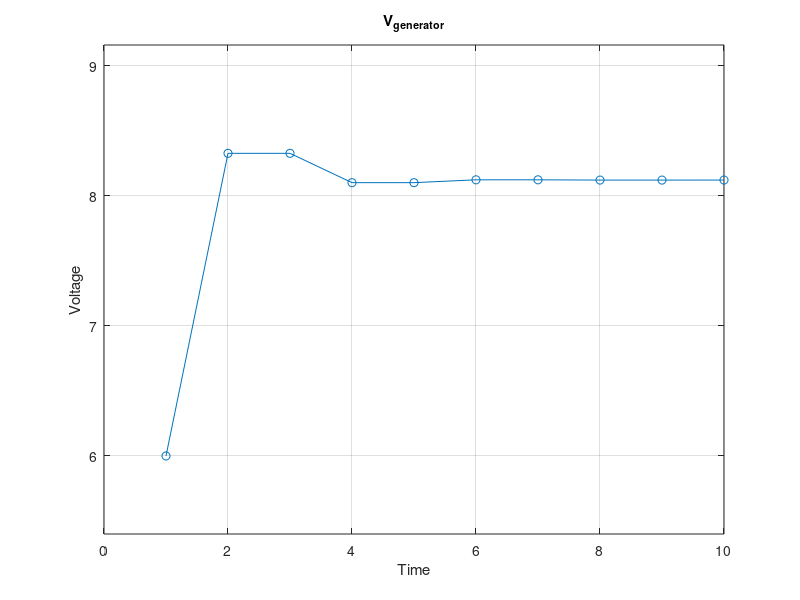
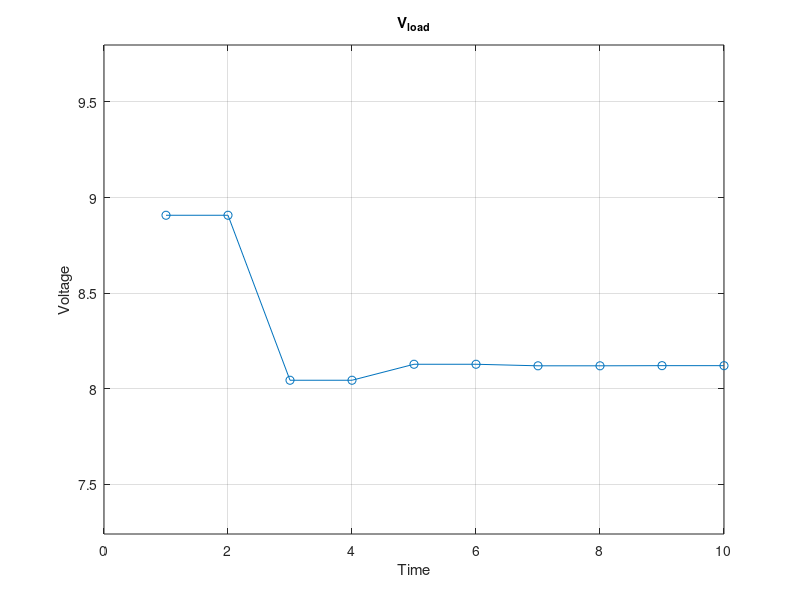

Reproduce these figures in MATLAB, in order.
%Bounce diagram
close all
clear all
format long g

zo = 75;    %characteristic impedance
rs = 50;    %source impedance
vs = 10;    %source voltage
rl = 216;   %load impedance

gi = (rs - zo)/(rs + zo);%generator gamma
gl = (rl - zo)/(rl + zo);%load gamma

vg = vs*zo/(zo+rs);     %total voltage at generator
vl = 0;                 %total voltage at load
vgr = vg;               %reflected from generator
vlr = 0;                %reflected from load

T = 10; %change according to timesteps needed
for t = 1:T
    if mod( t, 2 ) == 0
        %We are at generator side
        vgr = vlr * gi;
        vg = vg + vgr + vlr
    else
        %We are at load side
        vlr = vgr * gl;
        vl = vl + vlr + vgr;
    end
    vg_plot(t) =vg;
    vl_plot(t) =vl;
end

plot([1:T],vg_plot,'-o')
xlim([0 T])
ylim([min(vg_plot)*0.9 max(vg_plot)*1.1])
title("V_g_e_n_e_r_a_t_o_r")
xlabel("Time")
ylabel("Voltage")
grid on

figure()
plot([1:T],vl_plot,'-o')
xlim([0 T])
ylim([min(vl_plot)*0.9 max(vl_plot)*1.1])
title("V_l_o_a_d")
xlabel("Time")
ylabel("Voltage")
grid on
